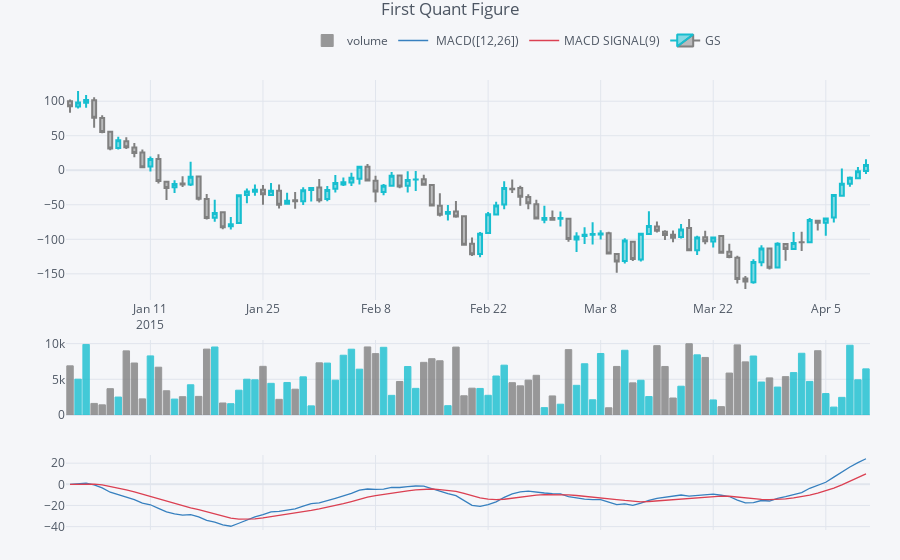

Notebook code cell kept with this figure:
### Markdown cell above
# volume の bar chart のホバーを変える

### Code cell
qf=cf.QuantFig(df,title='First Quant Figure',legend='top',name='GS')
qf.add_volume(hovertext=[f"A:\n{i}"for i in range(len(df))])
qf.add_macd()
qf.iplot()
